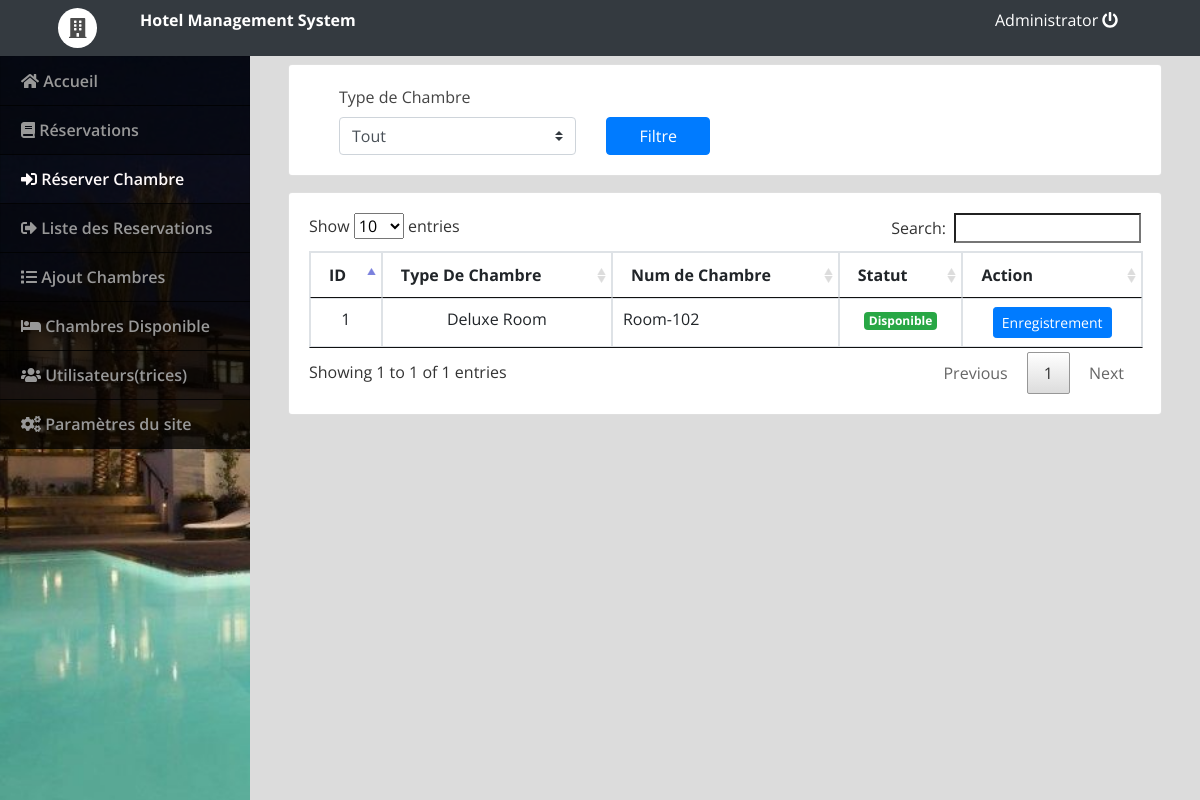
The app's page /admin/index.php?page=check_in (signed in) with its own data.
### tables this page shows
CREATE TABLE `rooms` (
  `id` int(30) NOT NULL,
  `room` varchar(30) NOT NULL,
  `category_id` int(30) NOT NULL,
  `status` tinyint(1) NOT NULL DEFAULT 0 COMMENT '0 = Available , 1= Unvailables'
);

### admin/check_in.php (the view, shortened to what this page needs)
<?php include('db_connect.php'); ?>
<div class="container-fluid">
	<div class="col-lg-12">
		<div class="row">
			<div class="col-md-12">
				<div class="card">
					<div class="card-body">
						<div class="container-fluid">
							<div class="col-md-12">
								<form id="filter">
									<div class="row">
										<div class=" col-md-4">
											<label class="control-label">Type de Chambre</label>
											<select class="custom-select browser-default" name="category_id">
												<option value="all" <?php echo isset($_GET['category_id']) && $_GET['category_id'] == 'all' ? 'selected' : '' ?>>Tout</option>
												<?php
												$cat = $conn->query("SELECT * FROM room_categories order by name asc ");
												while($row= $cat->fetch_assoc()) {
													$cat_name[$row['id']] = $row['name'];
													?>
												<?php
												}
												?>
											</select>
										</div>
										<div class="col-md-2">
											<label for="" class="control-label">&nbsp</label>
											<button class="btn btn-block btn-primary">Filtre</button>
										</div>
									</div>
								</form>
							</div>
						</div>
					</div>
				</div>
			</div>
		</div>
		<div class="row mt-3">
			<div class="col-md-12">
				<div class="card">
					<div class="card-body">
						<table class="table table-bordered">
							<thead>
								<th>ID</th>
								<th>Type De Chambre</th>
								<th>Num de Chambre</th>
								<th>Statut</th>
								<th>Action</th>
							</thead>
							<tbody>
								<?php
								$i = 1;
								$where = '';
									if(empty($where))
										$where .= " where status = '0' ";
									else
										$where .= " and status = '0' ";
								$rooms = $conn->query("SELECT * FROM rooms ".$where." order by id asc");
								while($row=$rooms->fetch_assoc()):
								?>
								<tr>
									<td class="text-center"><?php echo $i++ ?></td>
									<td class="text-center"><?php echo $cat_name[$row['category_id']] ?></td>
									<td class=""><?php echo $row['room'] ?></td>
									<?php if($row['status'] == 0): ?>
										<td class="text-center"><span class="badge badge-success">Disponible</span></td>
									<?php else: ?>
										<td class="text-center"><span class="badge badge-default">Indisponible</span></td>
									<?php endif; ?>
									<td class="text-center">
											<button class="btn btn-sm btn-primary check_in" type="button" data-id="<?php echo $row['id'] ?>">Enregistrement</button>
									</td>
								</tr>
							<?php endwhile; ?>
							</tbody>
						</table>
					</div>
				</div>
			</div>
		</div>
	</div>
</div>

### admin/assets/css/style.css (style rules this page uses)
body { font-family: "Open Sans", sans-serif; color: #444444; width: 100%; height: calc(100%); }

### admin/index.php (style rules this page uses)
body { background: #80808045; }

### records on screen
rooms: category "Deluxe Room", room "Room-102", status "Disponible"

### other values on screen
$_SESSION['setting_hotel_name'] "Hotel Management System"
$_SESSION['login_name'] "Administrator"
